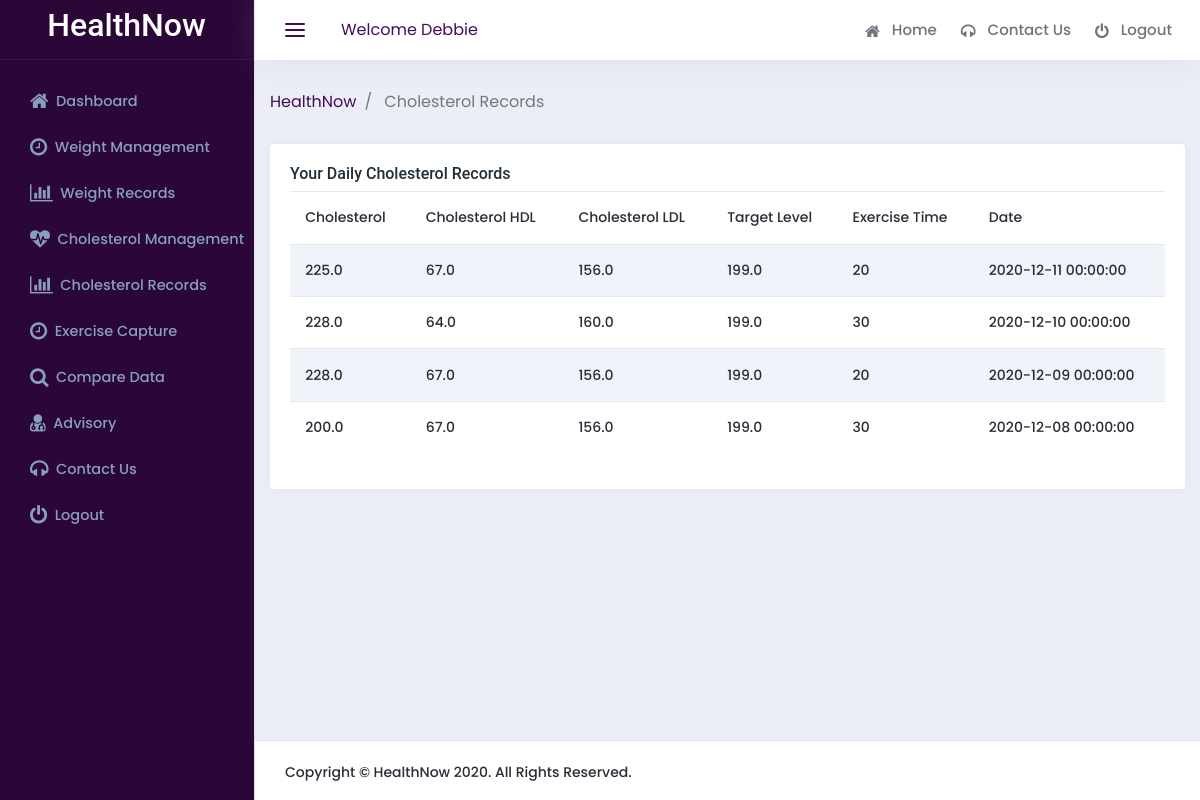
The page /dashboard/cholesterol-records/ (signed in) on the database its author committed.
### app/models.py (models this page shows)
class User(db.Model):
    id = db.Column(db.String(255), primary_key=True)
    first_name = db.Column(db.String(100), nullable=False)
    last_name = db.Column(db.String(100), nullable=False)
    email = db.Column(db.String(100), nullable=False)
    gender = db.Column(db.String(10), nullable=False)
    dob = db.Column(db.DateTime, nullable=False)
    password = db.Column(db.String(255), nullable=False)
    date = db.Column(db.DateTime, nullable=False, default=datetime.utcnow)

class CholesterolRecord(db.Model):
    id = db.Column(db.String(255), primary_key=True)
    user_id = db.Column(db.String(255), nullable=False)
    cholesterol = db.Column(db.Float, nullable=False)
    hdl = db.Column(db.Float, nullable=True)
    ldl = db.Column(db.Float, nullable=True)
    exercises = db.Column(db.Integer, nullable=False)
    target = db.Column(db.Float, nullable=False)
    record_date = db.Column(db.DateTime, nullable=False)
    date = db.Column(db.DateTime, nullable=False, default=datetime.utcnow)

### app/routes.py (the view)
@app.route("/dashboard/cholesterol-records/")
@login_required
def cholesterol_records(user):
    records = CholesterolRecord.query.filter_by(
        user_id=user.id).order_by(desc("record_date"))
    return render_template("cholesterol-records.html", user=user, records=records)

### app/routes.py (called while the page is built)
def login_required(f):
    @wraps(f)
    def decorated(*args, **kwargs):
        if "user" not in session:
            return redirect(url_for("login"))
        user = User.query.get(session["user"])
        return f(user, *args, **kwargs)
    return decorated

### app/templates/cholesterol-records.html
{% extends "base.html" %}
{% block title %}
Cholesterol Records
{% endblock %}
{% block content %}
<div class="row justify-content-center">
  <div class="col-12">
    <div class="card">
      <div class="card-body table-responsive">
        <h4 class="card-title mb-2">Your Daily Cholesterol Records</h4>
        <table class="table table-striped nowrap w-100">
          <thead>
            <tr>
              <th>Cholesterol</th>
              <th>Cholesterol HDL</th>
              <th>Cholesterol LDL</th>
              <th>Target Level</th>
              <th>Exercise Time</th>
              <th>Date</th>
            </tr>
          </thead>
          <tbody>
            {% for i in records %}
            <tr>
              <td>{{ i.cholesterol }}</td>
              <td>{{ i.hdl }}</td>
              <td>{{ i.ldl }}</td>
              <td>{{ i.target }}</td>
              <td>{{ i.exercises }}</td>
              <td>{{ i.record_date }}</td>
            </tr>
            {% endfor %}
          </tbody>
        </table>
      </div>
    </div>
  </div>
</div>
{% endblock %}

### app/templates/base.html (shortened to what this page needs)
<!DOCTYPE html>
<html lang="en">
<head>
  <link href="{{ url_for('static', filename = 'style.css') }}" rel="stylesheet" />
</head>
<body>
  <div class="main-container-wrapper">
    <nav class="navbar col-lg-12 col-12 p-0 fixed-top d-flex flex-row">
      <div class="text-center navbar-brand-wrapper d-flex align-items-center justify-content-center">
        <a class="navbar-brand brand-logo" href="{{ url_for('dashboard') }}">
          <h2 style="color: white">
            HealthNow
          </h2>
        </a>
      </div>
      <div class="navbar-menu-wrapper d-flex align-items-center justify-content-between">
        <button class="navbar-toggler navbar-toggler align-self-center" data-toggle="minimize" type="button">
          <span>
          </span>
        </button>
        <ul class="navbar-nav mr-lg-2">
          <li class="nav-item app-search d-none d-sm-block">
            Welcome {{ user.first_name }}
          </li>
        </ul>
        <ul class="top-navbar-area navbar-nav navbar-nav-right">
          <li class="nav-item dropdown dropdown-animate country">
            <a class="nav-link" href="{{ url_for('dashboard') }}">
              <i class="fa fa-home">
              </i>
              Home
            </a>
          </li>
          <li class="nav-item dropdown dropdown-animate country">
            <a class="nav-link" href="{{ url_for('contact') }}" target="_blank">
              <i class="fa fa-headphones">
              </i>
              Contact Us
            </a>
          </li>
          <li class="nav-item dropdown dropdown-animate country">
            <a class="nav-link" href="{{ url_for('logout') }}">
              <i class="fa fa-power-off">
              </i>
              Logout
            </a>
          </li>
        </ul>
      </div>
    </nav>
    <div class="container-fluid page-body-wrapper">
      <nav class="sidebar sidebar-offcanvas" id="sidebar">
        <ul class="nav">
          <li class="nav-item">
            <a class="nav-link" href="{{ url_for('dashboard') }}">
              <i class="fa fa-home link-icon">
              </i>
              <span class="menu-title">
                Dashboard
              </span>
            </a>
          </li>
          <li class="nav-item">
            <a class="nav-link" href="{{ url_for('weight_management') }}">
              <i class="fa fa-clock-o link-icon">
              </i>
              <span class="menu-title">
                Weight Management
              </span>
            </a>
          </li>
          <li class="nav-item">
            <a class="nav-link" href="{{ url_for('weight_records') }}">
              <i class="fa fa-bar-chart link-icon">
              </i>
              <span class="menu-title">
                Weight Records
              </span>
            </a>
          </li>
          <li class="nav-item">
            <a class="nav-link" href="{{ url_for('cholesterol_management') }}">
              <i class="fa fa-heartbeat link-icon">
              </i>
              <span class="menu-title">
                Cholesterol Management
              </span>
            </a>
          </li>
          <li class="nav-item">
            <a class="nav-link" href="{{ url_for('cholesterol_records') }}">
              <i class="fa fa-bar-chart link-icon">
              </i>
              <span class="menu-title">
                Cholesterol Records
              </span>
            </a>
          </li>
          <li class="nav-item">
            <a class="nav-link" href="{{ url_for('exercise_capture') }}">
              <i class="fa fa-clock-o link-icon">
              </i>
              <span class="menu-title">
                Exercise Capture
              </span>
            </a>
          </li>
          <li class="nav-item">
            <a class="nav-link" href="{{ url_for('compare') }}">
              <i class="fa fa-search link-icon">
              </i>
              <span class="menu-title">
                Compare Data
              </span>
            </a>
          </li>
          <li class="nav-item">
            <a class="nav-link" href="{{ url_for('advisory') }}">
              <i class="fa fa-user-md link-icon">
              </i>
              <span class="menu-title">
                Advisory
              </span>
            </a>
          </li>
          <li class="nav-item">
            <a class="nav-link" href="{{ url_for('contact') }}" target="_blank">
              <i class="fa fa-headphones link-icon">
              </i>
              <span class="menu-title">
                Contact Us
              </span>
            </a>
          </li>
          <li class="nav-item">
            <a class="nav-link" href="{{ url_for('logout') }}">
              <i class="fa fa-power-off link-icon">
              </i>
              <span class="menu-title">
                Logout
              </span>
            </a>
          </li>
        </ul>
      </nav>
      <div class="main-panel">
        <div class="content-wrapper">
          <div class="row">
            <div class="col-12">
              <div class="page-title-box d-flex justify-content-between mb-30">
                <div class="page-title-right">
                  <ol class="breadcrumb m-0">
                    <li class="breadcrumb-item">
                      <a href="{{ url_for('dashboard') }}">
                        HealthNow
                      </a>
                    </li>
                    <li class="breadcrumb-item active">
                      {{ self.title() }}
                    </li>
                  </ol>
                </div>
              </div>
            </div>
          </div>
          {% block content %}{% endblock %}
        </div>
        <div class="footer-area footer">
          <div class="container-fluid">
            <div class="row">
              <div class="col-12">
                <div class="d-sm-flex align-items-center justify-content-between">
                  <div class="copywrite-text">
                    <p>
                      Copyright © HealthNow 2020. All Rights Reserved.
                    </p>
                  </div>
                </div>
              </div>
            </div>
          </div>
        </div>
      </div>
    </div>
  </div>
</body>
</html>

### rows shown on the page
User: first_name "Debbie"
CholesterolRecord: cholesterol "225.0", hdl "67.0", ldl "156.0", target "199.0", exercises "20", record_date "2020-12-11 00:00:00"
CholesterolRecord: cholesterol "228.0", hdl "64.0", ldl "160.0", target "199.0", exercises "30", record_date "2020-12-10 00:00:00"
CholesterolRecord: cholesterol "228.0", hdl "67.0", ldl "156.0", target "199.0", exercises "20", record_date "2020-12-09 00:00:00"
CholesterolRecord: cholesterol "200.0", hdl "67.0", ldl "156.0", target "199.0", exercises "30", record_date "2020-12-08 00:00:00"
